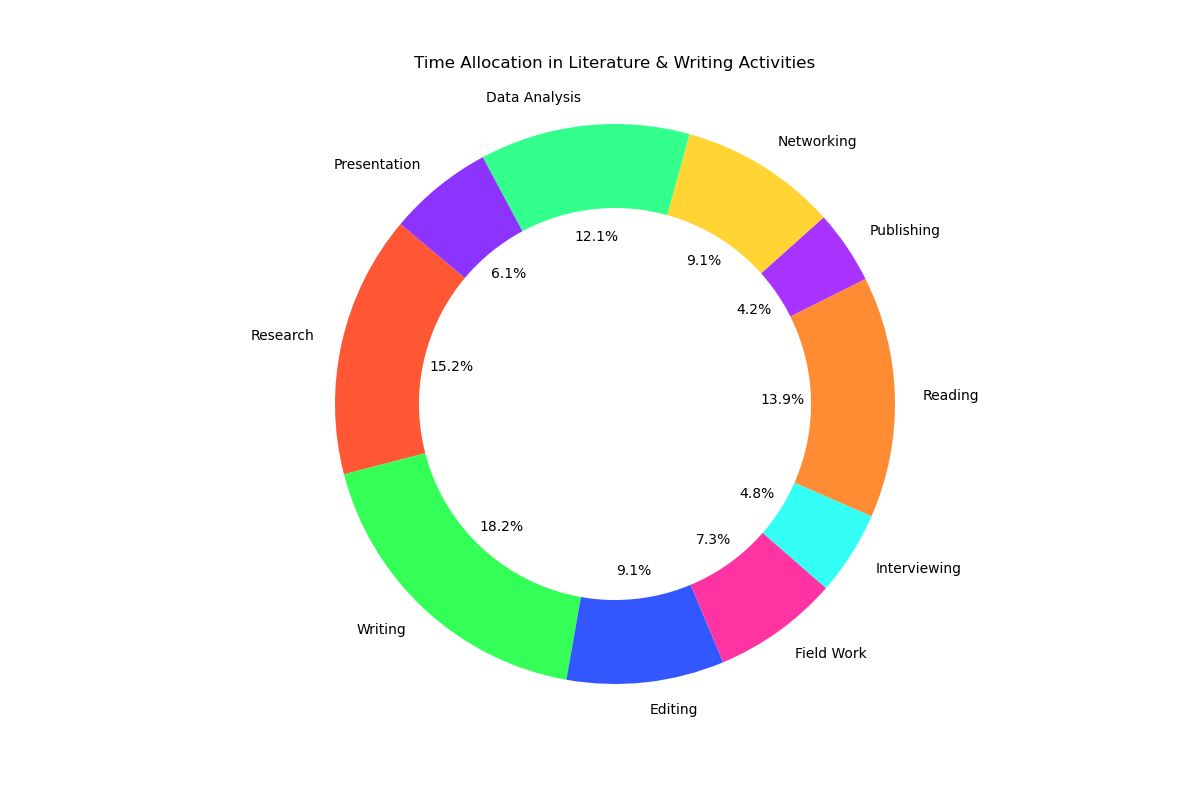

Here is the Python script that generated this plot:

import matplotlib.pyplot as plt

# Data to plot
categories = ['Research', 'Writing', 'Editing', 'Field Work', 'Interviewing', 'Reading', 'Publishing', 'Networking', 'Data Analysis', 'Presentation']
time_spent = [2.5, 3, 1.5, 1.2, 0.8, 2.3, 0.7, 1.5, 2, 1]
colors = ['#FF5733', '#33FF57', '#3357FF', '#FF33A1', '#33FFF5', '#FF8C33', '#A833FF', '#FFD433', '#33FF8C', '#8C33FF']

# Plot pie chart
plt.figure(figsize=(12, 8))
plt.pie(time_spent, labels=categories, colors=colors, autopct='%1.1f%%', startangle=140)

# Draw a circle at the center of pie to make it look like a donut
centre_circle = plt.Circle((0,0),0.70,fc='white')
fig = plt.gcf()
fig.gca().add_artist(centre_circle)

# Equal aspect ratio ensures that pie is drawn as a circle.
plt.axis('equal')

plt.title('Time Allocation in Literature & Writing Activities', pad=20)
plt.show()
